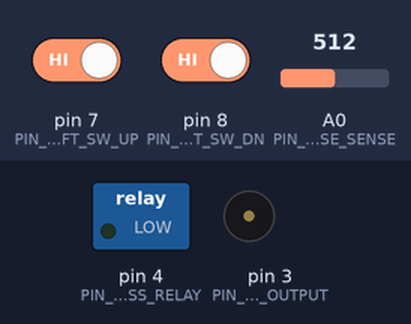
The sketch below on a simulated Arduino Uno, built with avr-gcc and run on an emulated ATmega328P. On the bench: switched loads named in the sketch (green lamp = pin HIGH), buzzer (waves = sounding). Dashed ring = blinking. The test bench sets the inputs (shaded band); at power-on: pin 7 (PIN_SHIFT_SW_UP) HIGH, pin 8 (PIN_SHIFT_SW_DN) HIGH, A0 (PIN_CRUISE_SENSE) = 512. Pins used as bus, display or sensor lines are not drawn; what the sketch prints to the serial monitor is not drawn.

Above: at 1.2 s.
1.3 s: pin 7 (PIN_SHIFT_SW_UP) driven LOW and pin 8 (PIN_SHIFT_SW_DN) driven LOW
At 4.1 s:
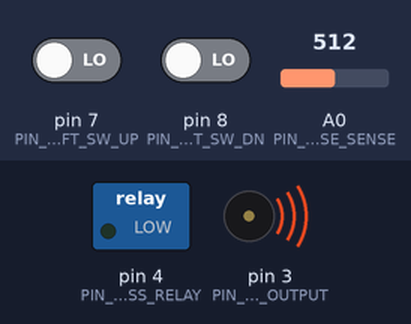
4.3 s: pin 7 (PIN_SHIFT_SW_UP) driven HIGH
At 5.1 s:
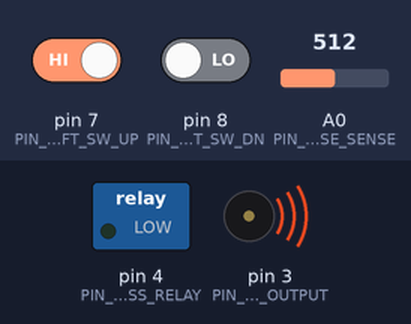
5.8 s: pin 7 (PIN_SHIFT_SW_UP) driven LOW
At 6.4 s:
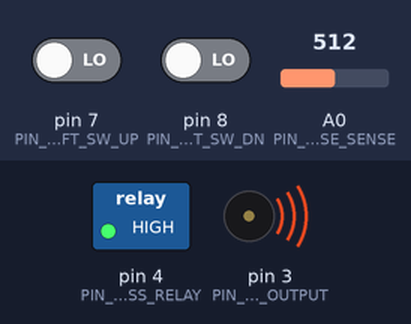
8.8 s: A0 (PIN_CRUISE_SENSE) set to 1023
11.0 s: pin 8 (PIN_SHIFT_SW_DN) driven HIGH
At 11.7 s:
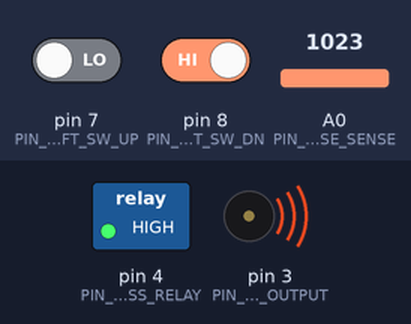
Timing chart, 0 to 13.5 s (numbered marks = the images above; inputs shaded):
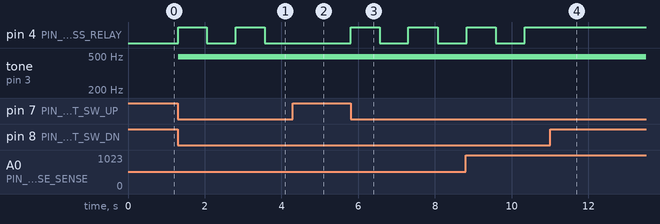

Measured:
- after the input at 1.3 s, pin 4 (PIN_BYPASS_RELAY): alternates HIGH for 0.75 s and LOW for 0.75 s, starting at once; tone on pin 3 (PIN_BUZZER_OUTPUT): silent → 490 Hz at once
- after the input at 4.3 s, pin 4 (PIN_BYPASS_RELAY): stays LOW (without the input it goes to HIGH after 0.01 s)
- after the input at 5.8 s, pin 4 (PIN_BYPASS_RELAY): alternates HIGH for 0.76 s and LOW for 0.75 s, starting at once
- after the input at 11.0 s, pin 4 (PIN_BYPASS_RELAY): stops changing and stays HIGH

The sketch:

IS300-Multi-SWC.ino
```cpp
#include <SPI.h>

// If defined, relay will toggle at specified interval
// #define DEBUG_RELAY_TOGGLE 1000

// If defined, volume will be turned up, then back down continually
// Numeric value defines how many presses per cycle
// #define DEBUG_VOLUME_ROLLERCOASTER 3

#define DEBUG_PRINT_READINGS false

/* * *
 * Pin Assignments
 * * */
const int PIN_CRUISE_SENSE = A0; // Read Cruse Control signal voltage
const int PIN_BUZZER_OUTPUT = 3; // Buzzer used to audibily indicate mode change
const int PIN_BYPASS_RELAY = 4; // Interrupts Cruise Control signal wire
const int PIN_SHIFT_SW_UP = 7; // Detect 'Up' shift button
const int PIN_SHIFT_SW_DN = 8; // Detecth 'Down' shift button
const int PIN_POT_CS = 10; // Potentiometer Chip Select
// POT MOSI = 11
// POT SCK = 13

/* * *
 * Constants
 * * */

enum RadioCommand {
  CMD_VOLUME_UP,
  CMD_VOLUME_DOWN,
  CMD_SEEK_PLUS,
  CMD_SEEK_MINUS,
  CMD_CHANGE_SRC,
  CMD_CALL_ANSWER,
  CMD_CALL_HANG_UP,
  CMD_VOICE_COMMAND,
};

// Bypass Relay & Switching
const unsigned long BYPASS_SWITCH_DEBOUNCE = 750;

const unsigned long BTN_SHORT_PRESS_MINIMUM = 110;
const unsigned long BTN_LONG_PRESS_MINIMUM = 450;

// Buzzer
const int BUZZ_TONE_HIGH = 100;
const int BUZZ_TONE_LOW = 50;
const int BUZZ_TONE_TIME = 250;

// Potentiometers
const int POT_SELECT_0 = 0x11; // Select Pot 0
const int POT_SELECT_1 = 0x12; // Select Pot 1

// Potentiometer shutdown
// When shutdown, terminal 'A' is open while terminals 'B' and 'W' are shorted
const int POT_SHUTDOWN_0 = 0x21;
const int POT_SHUTDOWN_1 = 0x22;

// Potentiometer resistance values
// These values correspond to values expected by a Pioneer radio (via W/R port)
const int RESISTANCE_SRC = 1200;
const int RESISTANCE_SEEK_PLUS = 8000;
const int RESISTANCE_SEEK_MINUS = 11250;
const int RESISTANCE_VOL_PLUS = 16000;
const int RESISTANCE_VOL_MINUS = 24000;

// Used as dummy value when shutting down digital potentiometer
const int POT_VAL_NO_BTN = 255;

// MCP42100 accepts 1 byte for the desired resistance value
// Divide the desired resistance (e.g. 1200 Ohm) by this value to receive an approximation of the corresponding byte value
const int POT_RESISTANCE_DIVISOR = 390;

// Number of milliseconds to present resistance value to radio
const int RADIO_CMD_DURATION = 250;

// Cruse control values (via Analog input)
// These are the expected values when cruise control is bypassed
const int CC_VAL_QUIESCENT = 722;
const int CC_VAL_UP = 195;
const int CC_VAL_DOWN = 356;
const int CC_VAL_CANCEL = 509;
const int CC_VAL_ENABLE = 0;

const float CC_PRECISION_MULTIPLIER = 0.05;

const float CC_BYPASS_DISABLED_MULTIPLIER = 1.0;
const float CC_BYPASS_DISABLED_OFFSET = 0;

enum CruseControlState {
  CC_UNKNOWN,
  CC_QUIESCENT,
  CC_UP,
  CC_DOWN,
  CC_CANCEL,
  CC_ENABLE,
};

// Shift button settings
const bool LONG_PRESS_AS_REPEAT = true;

/* * *
 * Global state
 * * */

// Bypass Relay & Switching
bool bypassEnabled = false;
int bothPressCount = 0;
unsigned long lastBypassTransitionTime = millis();

// Container for indicator tone
struct ToneIndication {
  unsigned long startAt;
  int tone1Val;
  int tone1Duration;
  int tone2Val;
  int tone2Duration;
} toneIndicator;

struct CruseControlReading {
  CruseControlState state;
  unsigned long since;
  bool fulfilled;
} cruseControlReading;

struct ShiftButtonReading {
  bool pressed;
  unsigned long since;
  bool fulfilled;
} shiftBtnUp, shiftBtnDown;

struct PotentiometerTimeoutRequest {
  unsigned long disableAfter;
  bool fulfilled;
} potTimeout0, potTimeout1;

void setup()
{
  Serial.begin(115200);

  pinMode(PIN_POT_CS, OUTPUT);
  pinMode(PIN_SHIFT_SW_UP, INPUT);
  pinMode(PIN_SHIFT_SW_DN, INPUT);
  pinMode(PIN_BUZZER_OUTPUT, OUTPUT);
  pinMode(PIN_BYPASS_RELAY, OUTPUT);

  SPI.begin();
  delay(1);
  DigitalPotWrite(POT_SHUTDOWN_0, POT_VAL_NO_BTN);
  delay(1);
}

void loop() {
  int cruiseVal = analogRead(PIN_CRUISE_SENSE);
  bool upPressed = !digitalRead(PIN_SHIFT_SW_UP);
  bool downPressed = !digitalRead(PIN_SHIFT_SW_DN);

  #ifdef DEBUG_PRINT_READINGS
  Serial.print(cruiseVal, DEC);
  Serial.print('\t');
  Serial.print(upPressed, HEX);
  Serial.print('\t');
  Serial.print(downPressed, HEX);
  Serial.print("\tBYPASS:");
  if (bypassEnabled) {
    Serial.print("ON");
  } else {
    Serial.print("OFF");
  }
  Serial.println();
  #endif

  serviceBypassDetection(upPressed, downPressed);
  serviceTone();
  bool recentBypassTransition = millis() < lastBypassTransitionTime + BYPASS_SWITCH_DEBOUNCE;
  if (bypassEnabled && !recentBypassTransition) {
    serviceCruseControl(cruiseVal);
    serviceShiftButton(upPressed, &shiftBtnUp, CMD_VOLUME_UP, CMD_SEEK_PLUS);
    serviceShiftButton(downPressed, &shiftBtnDown, CMD_VOLUME_DOWN, CMD_SEEK_MINUS);
  }
  servicePotentiometerTimeouts();

  digitalWrite(PIN_BYPASS_RELAY, bypassEnabled);


  #ifdef DEBUG_VOLUME_ROLLERCOASTER
  for(int i = 0; i < DEBUG_VOLUME_ROLLERCOASTER; i++) {
    SendRadioCommand(CMD_VOLUME_UP);
  }
  delay(2000);
  for(int i = 0; i < DEBUG_VOLUME_ROLLERCOASTER; i++) {
    SendRadioCommand(CMD_VOLUME_DOWN);
  }
  #endif

  #ifdef DEBUG_RELAY_TOGGLE
  if (millis() > lastBypassTransitionTime + DEBUG_RELAY_TOGGLE) {
    bypassEnabled = !bypassEnabled;
    lastBypassTransitionTime = millis();
    digitalWrite(PIN_BYPASS_RELAY, bypassEnabled);
  }
  #endif
}

void serviceCruseControl(int analogReading) {
  CruseControlState state = mapCruseControlState(analogReading);

  bool matchesPrevious = state == cruseControlReading.state;
  bool transitioningToQuiescent = state == CC_QUIESCENT && cruseControlReading.state != CC_QUIESCENT;

  if (matchesPrevious) {
    // Has it been long enough to consider this a long hold and thus fulfill right away?
    if (millis() > cruseControlReading.since + BTN_LONG_PRESS_MINIMUM) {
      mapCruiseActionToRadioAction(cruseControlReading.state, true);
      cruseControlReading.fulfilled = true;
    }

    return;
  } else if (transitioningToQuiescent && !cruseControlReading.fulfilled) {
    // Control was released, and wasn't already fulfilled
    // Verify the press was long enough
    if (millis() > cruseControlReading.since + BTN_SHORT_PRESS_MINIMUM) {
      mapCruiseActionToRadioAction(cruseControlReading.state, false);
      cruseControlReading.fulfilled = true;
    }
  } else {
      cruseControlReading.state = state;
      cruseControlReading.since = millis();
      cruseControlReading.fulfilled = false;
  }
}

void mapCruiseActionToRadioAction(CruseControlState state, bool longPress) {
  switch (state) {
    case CC_QUIESCENT:
      return;
    case CC_UP:
      if (longPress) {
        SendRadioCommand(CMD_CALL_ANSWER);
        break;
      }
        SendRadioCommand(CMD_SEEK_PLUS);
      break;
    case CC_DOWN:
      if (longPress) {
        SendRadioCommand(CMD_CALL_HANG_UP);
        break;
      }
        SendRadioCommand(CMD_SEEK_MINUS);
      break;
    case CC_CANCEL:
      if (longPress) {
        // FIXME: This is an ugly hack, but a convenient one
        serviceBypassDetection(true, true);
        serviceBypassDetection(true, true);
        break;
      }
      SendRadioCommand(CMD_CHANGE_SRC);
      break;
  }
}

void serviceShiftButton(bool pressed, ShiftButtonReading *prevState, RadioCommand shortAction, RadioCommand longAction) {
  if (pressed && prevState->pressed && !prevState->fulfilled) {
    if (millis() > prevState->since + BTN_LONG_PRESS_MINIMUM) {
      if (LONG_PRESS_AS_REPEAT) {
        SendRadioCommand(shortAction);
      } else {
        SendRadioCommand(longAction);
        prevState->fulfilled = true;
      }
    }
  } else if (!pressed && prevState->pressed && !prevState->fulfilled) {
    if (millis() > prevState->since + BTN_SHORT_PRESS_MINIMUM) {
      SendRadioCommand(shortAction);
      prevState->fulfilled = true;
    }
  } else {
      prevState->since = millis();
      prevState->pressed = pressed;
      prevState->fulfilled = false;
  }
}

CruseControlState mapCruseControlState(int analogReading) {
  if (analogReading == 0) {
    return CC_ENABLE;
  }

  float precisionOffset = float(analogReading) * CC_PRECISION_MULTIPLIER;
  if (!bypassEnabled) {
    precisionOffset *= CC_BYPASS_DISABLED_MULTIPLIER;
    precisionOffset += CC_BYPASS_DISABLED_OFFSET;
  }

  float lowerBounds = analogReading - precisionOffset;
  float upperBounds = analogReading + precisionOffset;

  #ifdef DEBUG_PRINT_READINGS
  Serial.print("Evaluating CC reading of ");
  Serial.print(analogReading, DEC);
  Serial.print(" with lower/upper bounds of ");
  Serial.print(lowerBounds, DEC);
  Serial.print("/");
  Serial.println(upperBounds, DEC);
  #endif

  if (isBetween(CC_VAL_QUIESCENT, lowerBounds, upperBounds)) {
    return CC_QUIESCENT;
  }
  if (isBetween(CC_VAL_CANCEL, lowerBounds, upperBounds)) {
    return CC_CANCEL;
  }
  if (isBetween(CC_VAL_UP, lowerBounds, upperBounds)) {
    return CC_UP;
  }
  if (isBetween(CC_VAL_DOWN, lowerBounds, upperBounds)) {
    return CC_DOWN;
  }
  return CC_UNKNOWN;
}

bool isBetween(int testValue, float lowerLimit, float upperLimit) {
  return testValue >= lowerLimit && testValue <= upperLimit;
}

void SendRadioCommand(RadioCommand cmd) {
  int resistanceValue = getResistanceForCommand(cmd);
  if (resistanceValue == 0) {
    Serial.print("Unable send command type ");
    Serial.println(cmd, HEX);
    return;
  }

  int mcpValue = calculatePotResistanceByte(resistanceValue);
  DigitalPotWrite(POT_SELECT_0, mcpValue);
  potTimeout0.disableAfter = millis() + RADIO_CMD_DURATION;
  potTimeout0.fulfilled = false;

}

void servicePotentiometerTimeouts() {
  if (!potTimeout0.fulfilled && millis() >= potTimeout0.disableAfter) {
      DigitalPotWrite(POT_SHUTDOWN_0, POT_VAL_NO_BTN);
  }
}

// Determine approximate byte value corresponding to desired resistance
int calculatePotResistanceByte(int resistanceOhms) {
  return resistanceOhms/POT_RESISTANCE_DIVISOR;
}

int getResistanceForCommand(RadioCommand cmd) {
  switch (cmd) {
    case CMD_VOLUME_UP:
      return RESISTANCE_VOL_PLUS;
    case CMD_VOLUME_DOWN:
      return RESISTANCE_VOL_MINUS;
    case CMD_SEEK_PLUS:
      return RESISTANCE_SEEK_PLUS;
    case CMD_SEEK_MINUS:
      return RESISTANCE_SEEK_MINUS;
    case CMD_CHANGE_SRC:
      return RESISTANCE_SRC;

    // These will need to be handled via Pot 1
    // We'll need a mechanism to indicate which Pot should present a given value
    case CMD_CALL_ANSWER:
    case CMD_CALL_HANG_UP:
    case CMD_VOICE_COMMAND:
    default: return 0;
  }
}


void DigitalPotWrite(int cmd, int val) {
  val = constrain(val, 0, 255);

  Serial.print("Writing ");
  Serial.print(val, DEC);
  Serial.println();

  digitalWrite(PIN_POT_CS, LOW);
  SPI.transfer(cmd);
  SPI.transfer(val);
  digitalWrite(PIN_POT_CS, HIGH);
}

// Returns whether bypass was changed
void serviceBypassDetection(bool upPressed, bool downPressed) {
  if (upPressed && downPressed) {
    bothPressCount++;
    if (bothPressCount >= 2 && (millis() > lastBypassTransitionTime + BYPASS_SWITCH_DEBOUNCE)) {
      bypassEnabled = !bypassEnabled;
      lastBypassTransitionTime = millis();
      bothPressCount = 0;

      /* Indicate transition */
      indicateTone(bypassEnabled);
    }
    return;
  }
  bothPressCount = 0;
}

void serviceTone() {
  if (millis() > toneIndicator.startAt + toneIndicator.tone1Duration + toneIndicator.tone2Duration) {
    /* Tone is over */
    digitalWrite(PIN_BUZZER_OUTPUT, 0);
    return;
  }
  if (millis() >= toneIndicator.startAt + toneIndicator.tone1Duration) {
    /* Time for secondary tone */
    analogWrite(PIN_BUZZER_OUTPUT, toneIndicator.tone2Val);
    return;
  }
  if (millis() >= toneIndicator.startAt) {
    /* Time for primary tone */
    analogWrite(PIN_BUZZER_OUTPUT, toneIndicator.tone1Val);
    return;
  }
}

void indicateTone(bool bypassActivated) {
    toneIndicator.startAt = millis();
    if (bypassActivated) {
      toneIndicator.tone1Val = BUZZ_TONE_LOW;
    toneIndicator.tone2Val = BUZZ_TONE_HIGH;
    } else {
      toneIndicator.tone1Val = BUZZ_TONE_HIGH;
      toneIndicator.tone2Val = BUZZ_TONE_LOW;
    }
    toneIndicator.tone1Duration = BUZZ_TONE_TIME;
    toneIndicator.tone2Duration = BUZZ_TONE_TIME;
}
```
